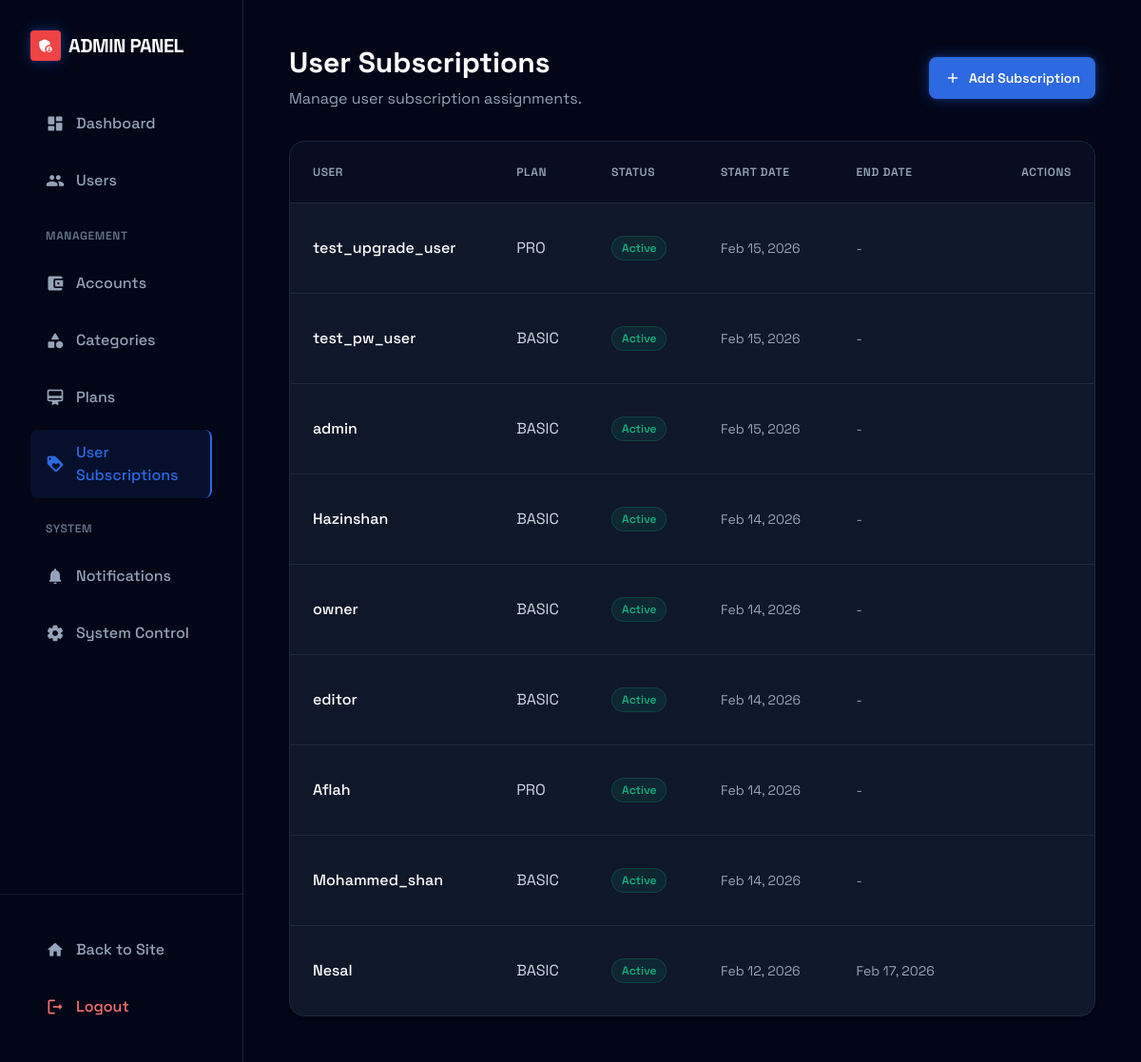
The page /custom-admin/user-subscriptions/ (signed in) on the database its author committed.
### apps/subscriptions/models.py (models this page shows, shortened)
class UserSubscription(models.Model):
    STATUS_CHOICES = [
        ('ACTIVE', 'Active'),
        ('CANCELED', 'Canceled'),
        ('EXPIRED', 'Expired'),
    ]
    user = models.OneToOneField(settings.AUTH_USER_MODEL, on_delete=models.CASCADE, related_name='subscription')
    plan = models.ForeignKey(SubscriptionPlan, on_delete=models.PROTECT, related_name='subscriptions')
    status = models.CharField(max_length=20, choices=STATUS_CHOICES, default='ACTIVE')
    payment_status = models.CharField(max_length=20, default='PAID', help_text="Payment status (e.g., PAID, PENDING, FAILED)") # Added
    start_date = models.DateTimeField(default=timezone.now)
    end_date = models.DateTimeField(null=True, blank=True)
    is_active = models.BooleanField(default=True) # Added Redundant with status but requested
    pdf_exports_used = models.PositiveIntegerField(default=0)
    last_usage_reset = models.DateTimeField(default=timezone.now)
    created_at = models.DateTimeField(auto_now_add=True)
    updated_at = models.DateTimeField(auto_now=True)

class SubscriptionPlan(models.Model):
    PLAN_CHOICES = [
        ('BASIC', 'Basic (Free)'),
        ('PLUS', 'Plus'),
        ('PRO', 'Pro'),
    ]
    name = models.CharField(max_length=20, choices=PLAN_CHOICES, unique=True)
    price = models.DecimalField(max_digits=6, decimal_places=2, help_text="Monthly price")
    max_accounts = models.PositiveIntegerField(default=1, null=True, blank=True, help_text="Max number of accounts allowed. None for unlimited.")
    max_shared_accounts = models.PositiveIntegerField(default=0, null=True, blank=True, help_text="Max number of shared accounts allowed. None for unlimited.")
    pdf_export_limit = models.PositiveIntegerField(default=5, null=True, blank=True, help_text="Monthly PDF export limit. None means unlimited.")
    allow_export = models.BooleanField(default=False, help_text="Allow exporting to CSV/Excel") # Previously can_export_csv
    allow_advanced_analytics = models.BooleanField(default=False, help_text="Access to advanced analytics") # Previously has_advanced_analytics
    has_team_collaboration = models.BooleanField(default=False, help_text="Access to team tools")
    has_basic_app_features = models.BooleanField(default=True, help_text="Basic features like adding transactions")
    is_active = models.BooleanField(default=True)
    created_at = models.DateTimeField(auto_now_add=True)
    updated_at = models.DateTimeField(auto_now=True)

### apps/users/models.py (models this page shows, shortened)
class CustomUser(AbstractUser):
    email = models.EmailField(unique=True)
    phone = models.CharField(max_length=20, blank=True, null=True)
    is_frozen = models.BooleanField(default=False, help_text="Designates whether this user has been frozen.")
    force_logout_time = models.DateTimeField(null=True, blank=True, help_text="If set, user will be forced to logout if their session started before this time.")

### apps/custom_admin/views.py (the view)
# urls.py: path('user-subscriptions/', UserSubscriptionListView.as_view(), name='user_subscription_list'),
class UserSubscriptionListView(LoginRequiredMixin, AdminRequiredMixin, ListView):
    model = UserSubscription
    template_name = 'custom_admin/user_subscription_list.html'
    context_object_name = 'user_subscriptions'
    ordering = ['-start_date']

### apps/core/context_processors.py (called while the page is built, shortened)
def active_account_processor(request):
    if not request.user.is_authenticated:
        return {}
    active_account = None
    account_id = request.GET.get('account')
    return {'active_account': active_account}

### apps/core/models.py (called while the page is built)
    @classmethod
    def is_active(cls):
        is_maintenance = cache.get('maintenance_mode')
        if is_maintenance is None:
            obj, created = cls.objects.get_or_create(pk=1)
            is_maintenance = obj.is_maintenance
            cache.set('maintenance_mode', is_maintenance, timeout=None)
        return is_maintenance

### apps/custom_admin/views.py (called while the page is built)
    def test_func(self):
        return self.request.user.is_superuser or self.request.user.is_staff

### apps/notifications/context_processors.py (called while the page is built)
def notifications_processor(request):
    if request.user.is_authenticated:
        unread_count = Notification.objects.filter(recipient=request.user, is_read=False).count()
        return {
            'notification_count': unread_count,
            'Notification_count': unread_count
        }
    return {}

### templates/custom_admin/user_subscription_list.html (shortened to what this page needs)
{% extends 'custom_admin/base.html' %}
{% block content %}
<div class="max-w-7xl mx-auto">
    <div class="flex items-center justify-between mb-8">
        <div>
            <h1 class="text-3xl font-bold text-white mb-2">User Subscriptions</h1>
            <p class="text-slate-400">Manage user subscription assignments.</p>
        </div>
        <a href="{% url 'custom_admin:user_subscription_create' %}" class="bg-primary hover:bg-blue-600 text-white px-4 py-2 rounded-lg text-sm font-semibold transition-all shadow-neon hover:shadow-neon-bright flex items-center gap-2">
            <span class="material-icons-round text-lg">add</span>
            Add Subscription
        </a>
    </div>
    <div class="bg-slate-900 border border-slate-800 rounded-2xl overflow-hidden shadow-lg">
        <div class="overflow-x-auto">
            <table class="w-full text-left border-collapse">
                <thead>
                    <tr class="bg-slate-950/50 border-b border-slate-800 text-slate-400 text-xs uppercase tracking-wider">
                        <th class="p-6 font-semibold">User</th>
                        <th class="p-6 font-semibold">Plan</th>
                        <th class="p-6 font-semibold">Status</th>
                        <th class="p-6 font-semibold">Start Date</th>
                        <th class="p-6 font-semibold">End Date</th>
                        <th class="p-6 font-semibold text-right">Actions</th>
                    </tr>
                </thead>
                <tbody class="divide-y divide-slate-800">
                    {% for sub in user_subscriptions %}
                    <tr class="hover:bg-slate-800/30 transition-colors group animate-fade-in" style="animation-delay: {{ forloop.counter }}00ms">
                        <td class="p-6 font-medium text-white">{{ sub.user.username }}</td>
                        <td class="p-6 text-slate-300">{{ sub.plan.name }}</td>
                        <td class="p-6">
                            {% if sub.status == 'ACTIVE' %}
                                <span class="inline-flex items-center gap-1.5 px-2.5 py-1 rounded-full text-xs font-medium bg-emerald-500/10 text-emerald-500 border border-emerald-500/20">Active</span>
                            {% elif sub.status == 'EXPIRED' %}
                                <span class="inline-flex items-center gap-1.5 px-2.5 py-1 rounded-full text-xs font-medium bg-red-500/10 text-red-500 border border-red-500/20">Expired</span>
                            {% elif sub.status == 'CANCELED' %}
                                <span class="inline-flex items-center gap-1.5 px-2.5 py-1 rounded-full text-xs font-medium bg-orange-500/10 text-orange-500 border border-orange-500/20">Canceled</span>
                            {% else %}
                                <span class="inline-flex items-center gap-1.5 px-2.5 py-1 rounded-full text-xs font-medium bg-slate-500/10 text-slate-500 border border-slate-500/20">{{ sub.status }}</span>
                            {% endif %}
                        </td>
                        <td class="p-6 text-slate-400 text-sm">{{ sub.start_date|date:"M d, Y" }}</td>
                        <td class="p-6 text-slate-400 text-sm">{{ sub.end_date|date:"M d, Y"|default:"-" }}</td>
                        <td class="p-6 text-right">
                        </td>
                    </tr>
                    {% empty %}
                    <tr><td colspan="6" class="p-12 text-center text-slate-500">No subscriptions found.</td></tr>
                    {% endfor %}
                </tbody>
            </table>
        </div>
    </div>
</div>
{% endblock %}

### static/css/style.css (style rules this page uses)
body { font-family: 'Space Grotesk', sans-serif; background-color: #020617; }

### templates/custom_admin/base.html (style rules this page uses)
.animate-fade-in { animation: fadeIn 0.4s ease-out forwards; }

### rows shown on the page
UserSubscription: user.username "test_upgrade_user", plan.name "PRO", status "Active", start_date "Feb 15, 2026", end_date "-"
UserSubscription: user.username "test_pw_user", plan.name "BASIC", status "Active", start_date "Feb 15, 2026", end_date "-"
UserSubscription: user.username "admin", plan.name "BASIC", status "Active", start_date "Feb 15, 2026", end_date "-"
UserSubscription: user.username "Hazinshan", plan.name "BASIC", status "Active", start_date "Feb 14, 2026", end_date "-"
UserSubscription: user.username "owner", plan.name "BASIC", status "Active", start_date "Feb 14, 2026", end_date "-"
UserSubscription: user.username "editor", plan.name "BASIC", status "Active", start_date "Feb 14, 2026", end_date "-"
UserSubscription: user.username "Aflah", plan.name "PRO", status "Active", start_date "Feb 14, 2026", end_date "-"
UserSubscription: user.username "Mohammed_shan", plan.name "BASIC", status "Active", start_date "Feb 14, 2026", end_date "-"
UserSubscription: user.username "Nesal", plan.name "BASIC", status "Active", start_date "Feb 12, 2026", end_date "Feb 17, 2026"
